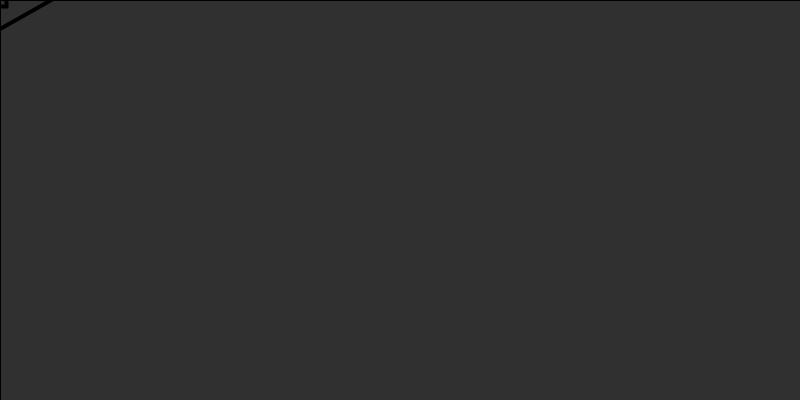
Frame 1 (no input)
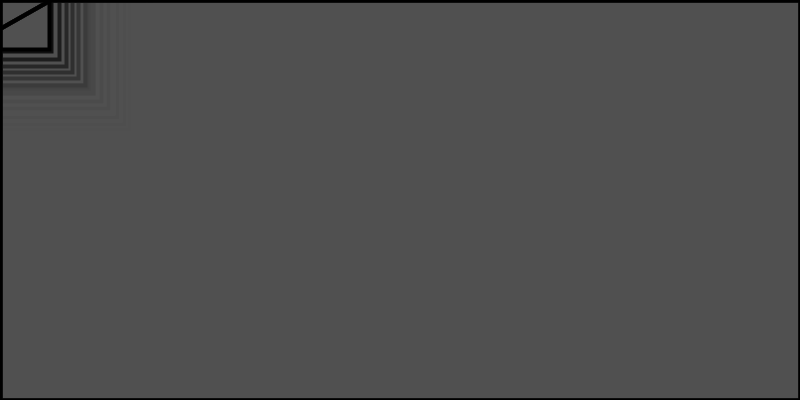
Frame 60 (the mouse pressed at the canvas centre just before this capture)
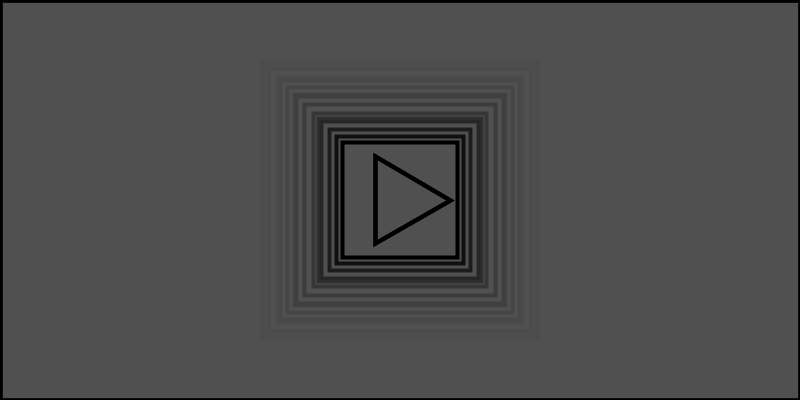
Frame 120 (the mouse held since frame 60 and released just before this capture)

The Processing sketch that drew these frames (run headless with seeded random() and noise(); from frame 60 on, the mouse is pressed at the canvas centre):

// Processing sketch: processing_94744
// ── processing_94744.pde

float r1=0;


void setup() {
  size(800, 400); 
  background(40);
  smooth();
}
void draw() {
  fill(80,50);
  rect(0, 0, width, height); 
  strokeWeight(4);
  //fill(0, 146, 255, 80);
  noFill();
  
  if (r1>=300) {
    r1=r1*-1;
  }
  
  if (r1<300) {
    r1+=random(20);
    rect(mouseX-r1/2, mouseY-r1/2, r1, r1);
  }
  polygon(3, mouseX, mouseY, 50);
  //println(r1);
}

void polygon(int n, float cx, float cy, float r)
{
  float angle = 360.0 / n;

  beginShape();
  for (int i = 0; i < n; i++)
  {
    vertex(cx + r * cos(radians(angle * i)),
      cy + r * sin(radians(angle * i)));
  }
  endShape(CLOSE);
}
